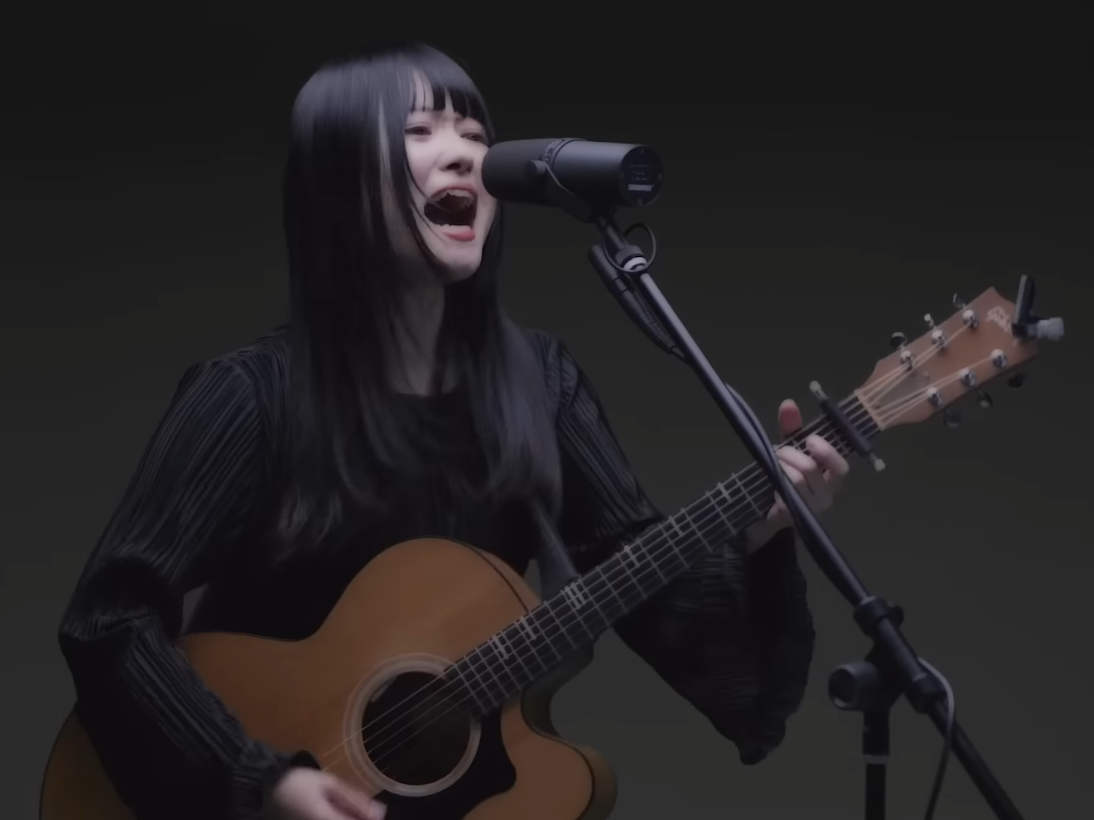
#> input picture upiko.png, 1094 x 820 px, found by its file name
$ python contours_20250522025350.py
#> lines starting #> are read from the running program, lines starting #| are printed output that depends on the picture
import matplotlib.pyplot as plt
from matplotlib.colors import hsv_to_rgb
import numpy as np
import time
from scipy.signal import fftconvolve

# image = plt.imread("justdisappear.png")     # taille (573, 640, 3)
# image = plt.imread("shinsei.png")
image = plt.imread("upiko.png")
#> image is the input picture: shape (820, 1094, 3) float32; mean R, G, B 0.144, 0.133, 0.138
# image = plt.imread("black_and_white.png")


image = image[::2, ::2, :]  # 5:taille (115, 128, 3), 4:taille (144, 160, 3)
#> image: shape (410, 547, 3) float32


class Filter:
    def __init__(self, center: np.ndarray, array: np.ndarray):
        self.center = center    # np.array([i,j])
        self.array = array
        self.shape = np.array((len(array), len(array[0])))

        # print("shape ",self.shape)

        self.right_range = self.shape - self.center

        self.left_range = self.shape - self.right_range
        # [16 lines of commented-out code are left out]

def black_and_white(img_):
    # Convert to grayscale using luminance formula (better than simple mean)
    grayscale = np.dot(img_[..., :3], [0.2989, 0.5870, 0.1140])
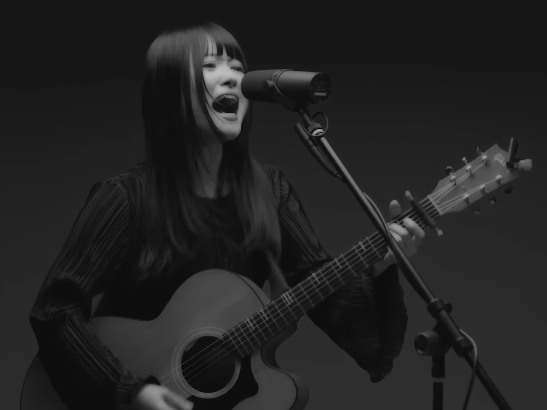
#> grayscale: shape (410, 547) float64; min 0.00654, max 0.742, mean 0.137

    # Stack the grayscale values into 3 channels
    return np.stack((grayscale,)*3, axis=-1).astype(img_.dtype)


# [16 lines left out: function convolution, not called in this run]


def convolution(img_: np.ndarray, filter: 'Filter'):
    if img_.ndim != 3 or img_.shape[2] != 3:
        raise ValueError("format : HxWx3")

    # Extraction d'un seul canal (le vert par défaut)
    # img_gray = img_[:, :, 1].astype(np.float32)

    # Application convolution FFT
    convolved = fftconvolve(img_[:, :, 0], filter.array, mode='same')
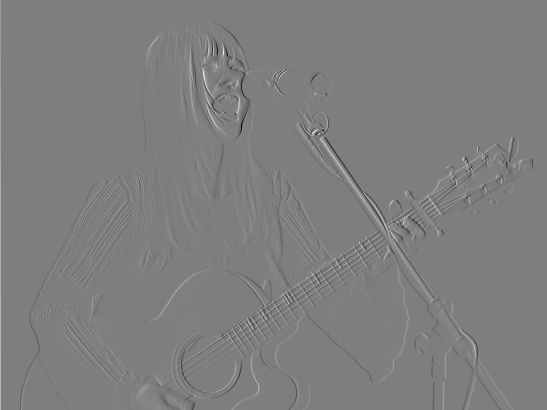
#> convolved: shape (410, 547) float64; min -0.379, max 0.382, mean 0.000249; drawn with min black and max white

    # Valeur absolue et normalisation
    # convolved = np.abs(convolved)
    # convolved = np.clip(convolved, 0, 255).astype(img_.dtype)

    # Reconstruction des 3 canaux
    return np.stack((convolved,)*3, axis=-1)[:,:]*255
#> in convolution (call 2), `convolved = fftconvolve(img_[:, :, 0], filter.array, mode='same')`:
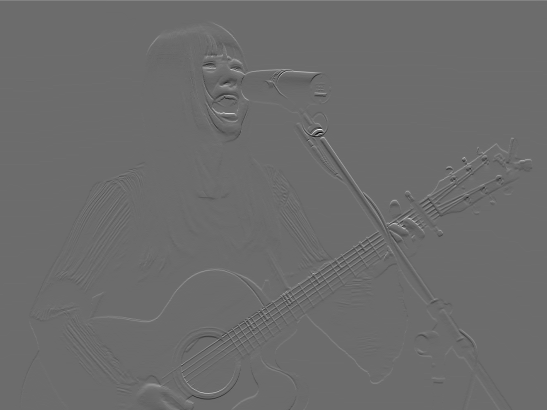
#> convolved: shape (410, 547) float64; min -0.423, max 0.573, mean 0.000398; drawn with min black and max white


def get_magnitude(img_x, img_y, show_angle = False):
#> called with show_angle = False
    magnitude = np.sqrt(img_x**2 + img_y**2)
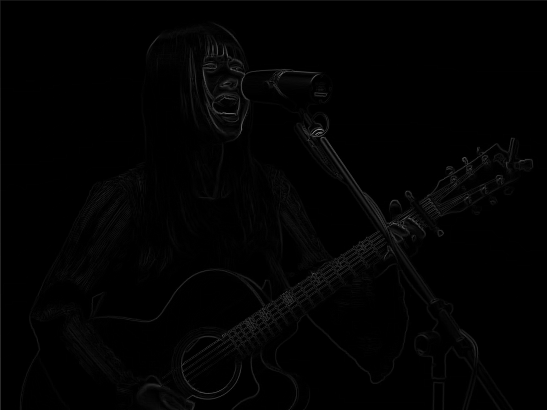
#> magnitude: shape (410, 547, 3) float64; min 2.86e-08, max 146.2, mean 2.6
    if not show_angle:
        return magnitude
    else:
        angles = np.arctan(img_y/img_x)[:,:,0]
        angles = np.where(img_x[:,:,0] < 0, angles + np.pi, angles)

        # Normalisation HSV
        h = (angles % (2*np.pi)) / (2*np.pi)    #[0,1]
        s = np.ones_like(h)     # saturation
        v = np.ones_like(h)     # value

        # hsv to rgb
        hsv = np.stack((h, s, v), axis=-1)

        rgb = hsv_to_rgb(hsv)
        img = rgb
        # img = (rgb * 255).astype(np.uint8)
        return img * np.sqrt(img_x**2 + img_y**2)

def threshold(img, threshold):
    binary = np.where(img[:,:,0] > threshold, 255, 0)
    return np.stack((binary,)*3, axis=-1).astype(np.uint8)

def zero_threshold(img, threshold):
    binary = np.where(np.abs(img[:,:,0]) < threshold, 255, 0)
    return np.stack((binary,)*3, axis=-1).astype(np.uint8)

def combine_threshold(img1, img2):
    binary = np.where((img1[:,:,0] == img2[:,:,0]) & (img1[:,:,0] == 255), 255, 0)
    return np.stack((binary,)*3, axis=-1).astype(np.uint8)

def extrem_threshold(img, threshold):
    return np.where(img > threshold, [255,255,255], np.where(img < -threshold, [-255,-255,-255], 0))


def edge_detection_1(img, plot_differential = False,show_angle = False):
    image_x = convolution(img, filterx)
    image_y = convolution(img, filtery)
    if plot_differential:
        image_x_ = get_sign_color(image_x)
        image_y_ = get_sign_color(image_y)

        plot(image_x_)
        plot(image_y_)

    img_ = get_magnitude(image_x, image_y, show_angle)

    return img_

# [33 lines left out: functions edge_detection_2, get_sign_color, get_difference, not called in this run]

def plot(img):
    global plot_count
    if not multiplot:
        return
    if plot_count > rows * columns:
        print("TOO MUCH PLOTS")
        return
    fig.add_subplot(rows, columns, plot_count)
    plot_count += 1
    plt.imshow(img)
    plt.yticks([])


## df/dx
filterx = Filter(
    np.array([0,1]),
    np.array([
        [1,-1]
        ])
)

## df/dy
filtery = Filter(
    np.array([1,0]),
    np.array([
        [1],
        [-1]
        ])
)

## d2fdxdy
filterxy = Filter(
    np.array([0,1]),
    np.array([
        [-1,1],
        [1,-1]
        ])
)

## d2fdxdy
filterxx = Filter(
    np.array([0,1]),
    np.array([
        [1,-2,1]
        ])
)

## d2fdxdy
filteryy = Filter(
    np.array([1,0]),
    np.array([
        [1],
        [-2],
        [1]
        ])
)

laplacian_filter = Filter(
    np.array([1,1]),
    np.array([
        [1,1,1],
        [1,-8,1],
        [1,1,1]
        ])
)


filtermean = Filter(
    np.array([1,1]),
    (1/9)*np.array([
        [1,1,1],
        [1,1,1],
        [1,1,1]
        ])
)

gaussian_filter_3x3 = Filter(
    np.array([1,1]),
    (1/16)*np.array([
        [1,2,1],
        [2,4,2],
        [1,2,1]
        ])
)


plot_count = 1
multiplot = True
# multiplot = False

if multiplot:
    columns = 2
    rows = 2
    fig = plt.figure(figsize=(rows, columns))


## black and white image
# start_time = time.time()
image = black_and_white(image)
plot(image)


# [36 lines of commented-out code are left out]

image1 = edge_detection_1(image)
# [8 lines of commented-out code are left out]

plot(image1)

# [34 lines of commented-out code are left out]

if multiplot:
    plt.subplots_adjust(
        left=0, right=1, bottom=0, top=1,
        wspace=0, hspace=0
    )


# plt.imshow(image1)
# plot(image1)


## plot of color gradient
gradient = np.linspace(0, 2*np.pi, 360)
h_grad = gradient / (2*np.pi)
rgb_grad = hsv_to_rgb(np.stack((h_grad, np.ones(360), np.ones(360)), -1))

height_factor = 60
rgb_grad = np.repeat(rgb_grad[np.newaxis, :, :], height_factor, axis=0)
# plot(rgb_grad)
# plt.imshow(rgb_grad)

plt.show()
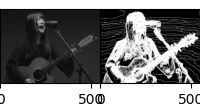
#> figure drawn by matplotlib, 2 panels
